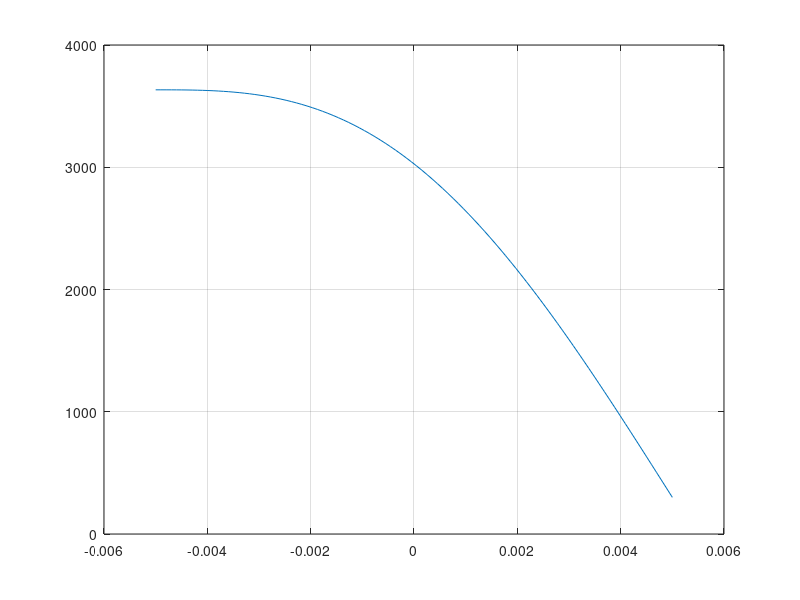

Write the MATLAB code that produced this figure.
clear 
close
% Set maximum number of partial sums
nmax = 40;
C=300;
alpha=1;
L = 0.005;
% Initialize domain
x = linspace(-L,L,100);
% Plot initial condition
Tw = 300;
Tinf = 300;
k = 4.5;
h = 25000;
q = 300E6/(2/pi);
term1 = ((4*(L^2)*q*cos((pi*x)/(2*L))/((pi^2)*k)));
term2 = (-2*L*q*x/(pi*k));
term3 = (2*(L^2)*q/(pi*k));
T = Tw + term1 + term2 + term3;
% T =Tw-((4*(L^2)*q*cos((pi*x)/(2*L))/((pi^2)*k)))-(h*(x+L)*(Tw-Tinf)/k)-((2*L*q*(x+L)/(pi*k)));
plot(x,T)
grid on